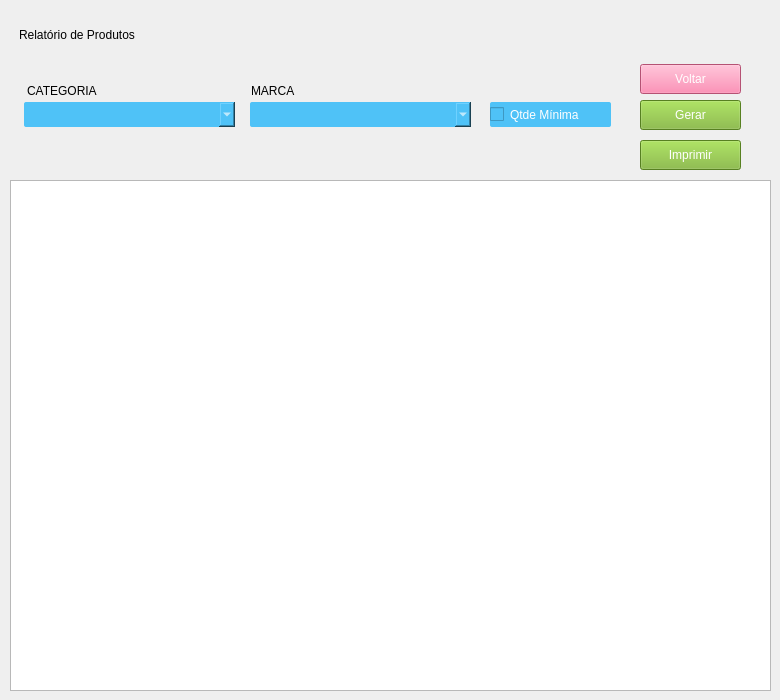
       <widget class="QWidget" name="formRelatorioProduto">
        <widget class="QLabel" name="lbl_titulo_relatorio_produto">
         <property name="geometry">
          <rect>
           <x>19</x>
           <y>19</y>
           <width>741</width>
           <height>31</height>
          </rect>
         </property>
         <property name="styleSheet">
          <string notr="true">font: 700 20pt &quot;Arial&quot;;
border-bottom: 2px solid;</string>
         </property>
         <property name="text">
          <string>Relatório de Produtos</string>
         </property>
        </widget>
        <widget class="QComboBox" name="cb_marca_relatorio_produto">
         <property name="geometry">
          <rect>
           <x>250</x>
           <y>102</y>
           <width>221</width>
           <height>25</height>
          </rect>
         </property>
         <property name="styleSheet">
          <string notr="true">QComboBox{
	background-color: #4fc2f7;
	font: 12pt &quot;Arial&quot;;
	color: rgb(255, 255, 255);
	border:none;
	border-radius: 2px;
}

QComboBox:Focus {
	border: 1px solid red;
}</string>
         </property>
         <property name="editable">
          <bool>true</bool>
         </property>
        </widget>
        <widget class="QComboBox" name="cb_categoria_relatorio_produto">
         <property name="geometry">
          <rect>
           <x>24</x>
           <y>102</y>
           <width>211</width>
           <height>25</height>
          </rect>
         </property>
         <property name="styleSheet">
          <string notr="true">QComboBox{
	background-color: #4fc2f7;
	font: 12pt &quot;Arial&quot;;
	color: rgb(255, 255, 255);
	border:none;
	border-radius: 2px;
}

QComboBox:Focus {
	border: 1px solid red;
}</string>
         </property>
         <property name="editable">
          <bool>true</bool>
         </property>
        </widget>
        <widget class="QPushButton" name="btn_gerar_relatorio_produto">
         <property name="geometry">
          <rect>
           <x>640</x>
           <y>100</y>
           <width>101</width>
           <height>30</height>
          </rect>
         </property>
         <property name="styleSheet">
          <string notr="true">QPushButton {
	font: 10pt &quot;Arial&quot;;
	background-color: #7AB32E;
	color: #FFF;
 }
QPushButton:hover{
	background-color: rgb(0, 170, 0);
}</string>
         </property>
         <property name="text">
          <string>Gerar</string>
         </property>
         <property name="icon">
          <iconset>
           <normaloff>icons/iconViewPrinter.png</normaloff>icons/iconViewPrinter.png</iconset>
         </property>
         <property name="iconSize">
          <size>
           <width>20</width>
           <height>32</height>
          </size>
         </property>
         <property name="checkable">
          <bool>false</bool>
         </property>
         <property name="default">
          <bool>false</bool>
         </property>
         <property name="flat">
          <bool>false</bool>
         </property>
        </widget>
        <widget class="QPushButton" name="btn_goback_relatorio_produto">
         <property name="geometry">
          <rect>
           <x>640</x>
           <y>64</y>
           <width>101</width>
           <height>30</height>
          </rect>
         </property>
         <property name="styleSheet">
          <string notr="true">QPushButton {
	font: 10pt &quot;Arial&quot;;
	background-color: rgb(253, 115, 163);
	color: #FFF;
 }
QPushButton:hover{
	background-color: rgb(255, 0, 0);
}</string>
         </property>
         <property name="text">
          <string>Voltar</string>
         </property>
         <property name="icon">
          <iconset>
           <normaloff>icons/iconGoBack.png</normaloff>icons/iconGoBack.png</iconset>
         </property>
         <property name="iconSize">
          <size>
           <width>20</width>
           <height>32</height>
          </size>
         </property>
        </widget>
        <widget class="QCheckBox" name="chk_produto_qtde_minima_relatorio">
         <property name="geometry">
          <rect>
           <x>490</x>
           <y>102</y>
           <width>121</width>
           <height>25</height>
          </rect>
         </property>
         <property name="styleSheet">
          <string notr="true">QCheckBox{
	background-color: #4fc2f7;
	font: 12pt &quot;Arial&quot;;
	color: rgb(255, 255, 255);
	border:none;
	border-radius: 2px;
}

QCheckBox:Focus {
	border: 1px solid red;
}</string>
         </property>
         <property name="text">
          <string>Qtde Mínima</string>
         </property>
         <property name="checked">
          <bool>false</bool>
         </property>
        </widget>
        <widget class="QLabel" name="lbl_relatorio_produto_categoria">
         <property name="geometry">
          <rect>
           <x>27</x>
           <y>83</y>
           <width>111</width>
           <height>16</height>
          </rect>
         </property>
         <property name="styleSheet">
          <string notr="true">font: 700 10pt &quot;Arial&quot;;</string>
         </property>
         <property name="text">
          <string>CATEGORIA</string>
         </property>
        </widget>
        <widget class="QLabel" name="lbl_relatorio_produto_marca">
         <property name="geometry">
          <rect>
           <x>251</x>
           <y>83</y>
           <width>71</width>
           <height>16</height>
          </rect>
         </property>
         <property name="styleSheet">
          <string notr="true">font: 700 10pt &quot;Arial&quot;;</string>
         </property>
         <property name="text">
          <string>MARCA</string>
         </property>
        </widget>
        <widget class="QPushButton" name="btn_imprimir_relatorio_produto">
         <property name="geometry">
          <rect>
           <x>640</x>
           <y>140</y>
           <width>101</width>
           <height>30</height>
          </rect>
         </property>
         <property name="styleSheet">
          <string notr="true">QPushButton {
	font: 10pt &quot;Arial&quot;;
	background-color: #7AB32E;
	color: #FFF;
 }
QPushButton:hover{
	background-color: rgb(0, 170, 0);
}</string>
         </property>
         <property name="text">
          <string>Imprimir</string>
         </property>
         <property name="icon">
          <iconset>
           <normaloff>icons/iconPrint.png</normaloff>icons/iconPrint.png</iconset>
         </property>
         <property name="iconSize">
          <size>
           <width>20</width>
           <height>32</height>
          </size>
         </property>
         <property name="checkable">
          <bool>false</bool>
         </property>
         <property name="default">
          <bool>false</bool>
         </property>
         <property name="flat">
          <bool>false</bool>
         </property>
        </widget>
        <widget class="QTextEdit" name="te_relatorio_produto">
         <property name="geometry">
          <rect>
           <x>10</x>
           <y>180</y>
           <width>761</width>
           <height>511</height>
          </rect>
         </property>
        </widget>
       </widget>
